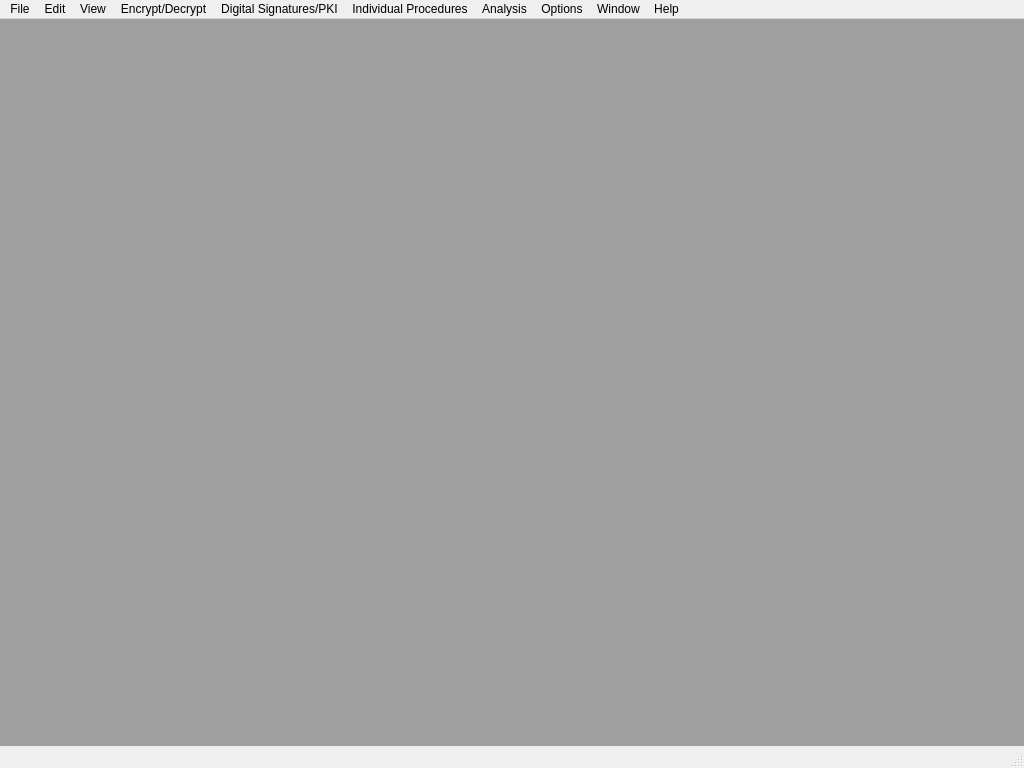
<?xml version="1.0" encoding="UTF-8"?>
<ui version="4.0">
 <class>CrypToolMainWindow</class>
 <widget class="QMainWindow" name="CrypToolMainWindow">
  <property name="geometry">
   <rect>
    <x>0</x>
    <y>0</y>
    <width>1024</width>
    <height>768</height>
   </rect>
  </property>
  <property name="CrypToolMainWindow" stdset="0">
   <string>MainWindow</string>
  </property>
  <widget class="QWidget" name="centralwidget">
   <layout class="QGridLayout" name="gridLayout">
    <property name="leftMargin">
     <number>0</number>
    </property>
    <property name="topMargin">
     <number>0</number>
    </property>
    <property name="rightMargin">
     <number>0</number>
    </property>
    <property name="bottomMargin">
     <number>0</number>
    </property>
    <property name="spacing">
     <number>0</number>
    </property>
    <item row="0" column="0">
     <widget class="QMdiArea" name="mdiArea"/>
    </item>
   </layout>
  </widget>
  <widget class="QMenuBar" name="menuBar">
   <property name="geometry">
    <rect>
     <x>0</x>
     <y>0</y>
     <width>1024</width>
     <height>21</height>
    </rect>
   </property>
   <widget class="QMenu" name="MenuFile">
    <property name="title">
     <string>File</string>
    </property>
   </widget>
   <widget class="QMenu" name="MenuEdit">
    <property name="title">
     <string>Edit</string>
    </property>
   </widget>
   <widget class="QMenu" name="MenuView">
    <property name="title">
     <string>View</string>
    </property>
   </widget>
   <widget class="QMenu" name="MenuEncryptDecrypt">
    <property name="title">
     <string>Encrypt/Decrypt</string>
    </property>
   </widget>
   <widget class="QMenu" name="MenuDigitalSignaturesPKI">
    <property name="title">
     <string>Digital Signatures/PKI</string>
    </property>
    <widget class="QMenu" name="MenuDigitalSignaturesPKIMenuPKI">
     <property name="title">
      <string>PKI</string>
     </property>
     <addaction name="MenuDigitalSignaturesPKIMenuPKIActionCreateImportKeys"/>
     <addaction name="MenuDigitalSignaturesPKIMenuPKIActionDisplayExportKeys"/>
    </widget>
    <addaction name="MenuDigitalSignaturesPKIMenuPKI"/>
    <addaction name="separator"/>
    <addaction name="MenuDigitalSignaturesPKIActionCreateSignature"/>
    <addaction name="MenuDigitalSignaturesPKIActionVerifySignature"/>
    <addaction name="MenuDigitalSignaturesPKIActionExtractSignature"/>
    <addaction name="separator"/>
    <addaction name="MenuDigitalSignaturesPKIActionSignatureDemonstration"/>
   </widget>
   <widget class="QMenu" name="MenuIndividualProcedures">
    <property name="title">
     <string>Individual Procedures</string>
    </property>
    <widget class="QMenu" name="MenuIndividualProceduresMenuHash">
     <property name="title">
      <string>Hash</string>
     </property>
     <addaction name="MenuIndividualProceduresMenuHashActionMD4"/>
     <addaction name="MenuIndividualProceduresMenuHashActionMD5"/>
     <addaction name="MenuIndividualProceduresMenuHashActionSHA"/>
     <addaction name="MenuIndividualProceduresMenuHashActionSHA1"/>
     <addaction name="MenuIndividualProceduresMenuHashActionSHA256"/>
     <addaction name="MenuIndividualProceduresMenuHashActionSHA512"/>
     <addaction name="MenuIndividualProceduresMenuHashActionRIPEMD160"/>
    </widget>
    <addaction name="MenuIndividualProceduresMenuHash"/>
   </widget>
   <widget class="QMenu" name="MenuAnalysis">
    <property name="title">
     <string>Analysis</string>
    </property>
   </widget>
   <widget class="QMenu" name="MenuOptions">
    <property name="title">
     <string>Options</string>
    </property>
    <addaction name="MenuOptionsActionLanguage"/>
   </widget>
   <widget class="QMenu" name="MenuWindow">
    <property name="title">
     <string>Window</string>
    </property>
   </widget>
   <widget class="QMenu" name="MenuHelp">
    <property name="title">
     <string>Help</string>
    </property>
    <addaction name="MenuHelpActionStartingPage"/>
    <addaction name="MenuHelpActionIndex"/>
    <addaction name="MenuHelpActionScenariosTutorials"/>
    <addaction name="separator"/>
    <addaction name="MenuHelpActionReadme"/>
    <addaction name="MenuHelpActionCTBook"/>
    <addaction name="MenuHelpActionPresentation"/>
    <addaction name="separator"/>
    <addaction name="MenuHelpActionAboutQCrypTool"/>
   </widget>
   <addaction name="MenuFile"/>
   <addaction name="MenuEdit"/>
   <addaction name="MenuView"/>
   <addaction name="MenuEncryptDecrypt"/>
   <addaction name="MenuDigitalSignaturesPKI"/>
   <addaction name="MenuIndividualProcedures"/>
   <addaction name="MenuAnalysis"/>
   <addaction name="MenuOptions"/>
   <addaction name="MenuWindow"/>
   <addaction name="MenuHelp"/>
  </widget>
  <widget class="QStatusBar" name="statusBar"/>
  <action name="MenuHelpActionStartingPage">
   <property name="text">
    <string>Starting Page</string>
   </property>
  </action>
  <action name="MenuHelpActionIndex">
   <property name="text">
    <string>Index</string>
   </property>
  </action>
  <action name="MenuHelpActionScenariosTutorials">
   <property name="text">
    <string>Scenarios (Tutorials)</string>
   </property>
  </action>
  <action name="MenuHelpActionReadme">
   <property name="text">
    <string>Readme</string>
   </property>
  </action>
  <action name="MenuHelpActionCTBook">
   <property name="text">
    <string>CT Book</string>
   </property>
  </action>
  <action name="MenuHelpActionPresentation">
   <property name="text">
    <string>Presentation</string>
   </property>
  </action>
  <action name="MenuHelpActionAboutQCrypTool">
   <property name="text">
    <string>About QCrypTool</string>
   </property>
  </action>
  <action name="MenuOptionsActionLanguage">
   <property name="text">
    <string>Language</string>
   </property>
  </action>
  <action name="MenuIndividualProceduresMenuHashActionMD4">
   <property name="text">
    <string>MD4</string>
   </property>
  </action>
  <action name="MenuIndividualProceduresMenuHashActionMD5">
   <property name="text">
    <string>MD5</string>
   </property>
  </action>
  <action name="MenuIndividualProceduresMenuHashActionSHA">
   <property name="text">
    <string>SHA</string>
   </property>
  </action>
  <action name="MenuIndividualProceduresMenuHashActionSHA1">
   <property name="text">
    <string>SHA1</string>
   </property>
  </action>
  <action name="MenuIndividualProceduresMenuHashActionSHA256">
   <property name="text">
    <string>SHA256</string>
   </property>
  </action>
  <action name="MenuIndividualProceduresMenuHashActionSHA512">
   <property name="text">
    <string>SHA512</string>
   </property>
  </action>
  <action name="MenuIndividualProceduresMenuHashActionRIPEMD160">
   <property name="text">
    <string>RIPEMD160</string>
   </property>
  </action>
  <action name="MenuDigitalSignaturesPKIMenuPKIActionCreateImportKeys">
   <property name="text">
    <string>Create/Import Keys</string>
   </property>
  </action>
  <action name="MenuDigitalSignaturesPKIMenuPKIActionDisplayExportKeys">
   <property name="text">
    <string>Display/Export Keys</string>
   </property>
  </action>
  <action name="MenuDigitalSignaturesPKIActionCreateSignature">
   <property name="text">
    <string>Create Signature</string>
   </property>
  </action>
  <action name="MenuDigitalSignaturesPKIActionVerifySignature">
   <property name="text">
    <string>Verify Signature</string>
   </property>
  </action>
  <action name="MenuDigitalSignaturesPKIActionExtractSignature">
   <property name="text">
    <string>Extract Signature</string>
   </property>
  </action>
  <action name="MenuDigitalSignaturesPKIActionSignatureDemonstration">
   <property name="text">
    <string>Signature Demonstration</string>
   </property>
  </action>
 </widget>
 <resources/>
 <connections/>
</ui>
